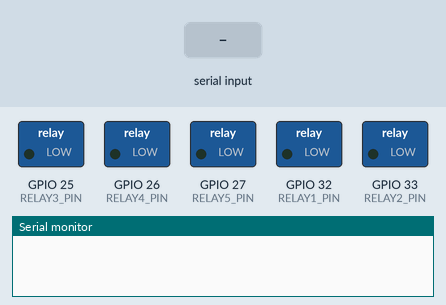
This sketch was run on a simulated ESP32. Parts: switched loads named in the sketch (green lamp = pin HIGH), the last lines printed to the serial monitor. The inputs (shaded band) are chosen by the test bench.

Above: at 1.2 s.
1.3 s: "A" received over Serial
At 2.5 s:
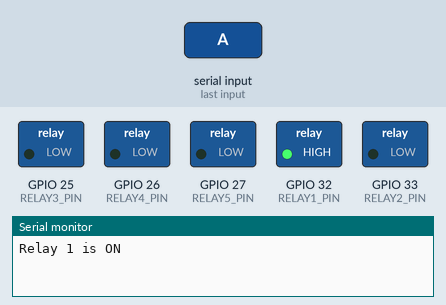
2.8 s: "B" received over Serial
At 3.6 s:
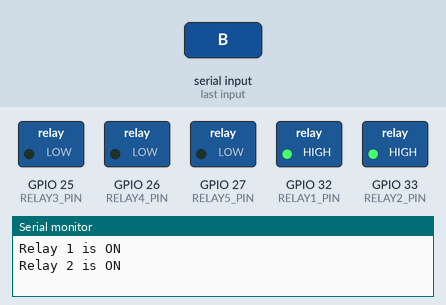
4.3 s: "a" received over Serial
At 4.8 s:
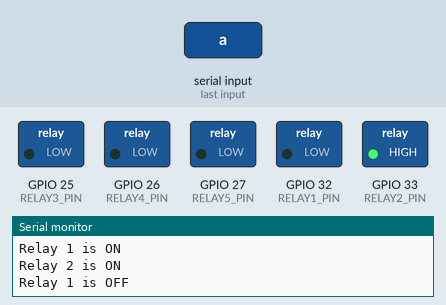
5.8 s: "C" received over Serial
At 7.0 s:
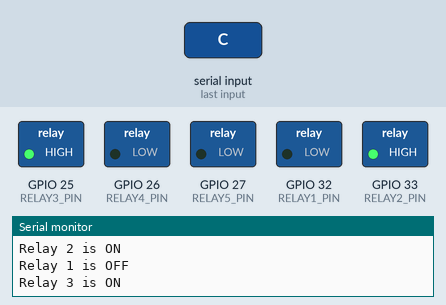
7.3 s: "b" received over Serial
At 8.3 s:
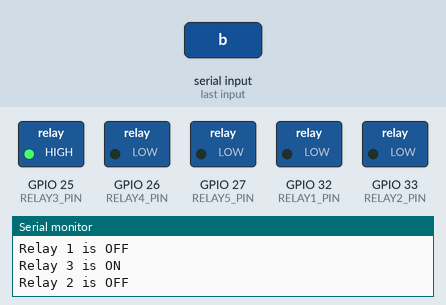
8.8 s: "D" received over Serial
At 9.4 s:
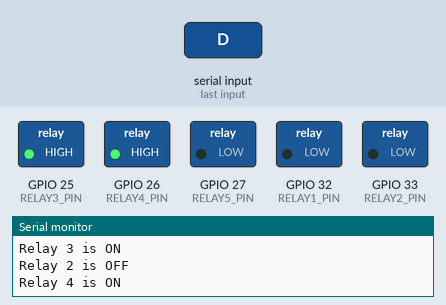
Timing chart, 0 to 11.3 s (numbered marks = the images above; inputs shaded):
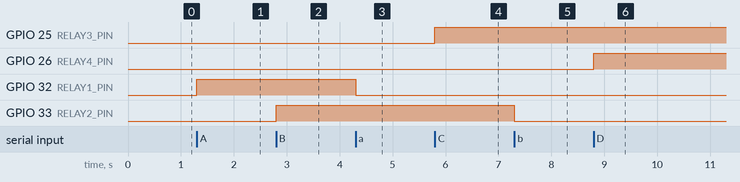

The sketch:

5_Channel_Relay.ino
```cpp
#include <Arduino.h>

#define RELAY1_PIN 32  // ESP32 pin GPIO26 connected to Relay's pin
#define RELAY2_PIN 33  // ESP32 pin GPIO26 connected to Relay's pin
#define RELAY3_PIN 25  // ESP32 pin GPIO26 connected to Relay's pin
#define RELAY4_PIN 26  // ESP32 pin GPIO26 connected to Relay's pin
#define RELAY5_PIN 27  // ESP32 pin GPIO26 connected to Relay's pin


void setup() {
  Serial.begin(115200);
  pinMode(RELAY1_PIN, OUTPUT);        // set ESP32 pin to output mode
  pinMode(RELAY2_PIN, OUTPUT);        // set ESP32 pin to output mode
  pinMode(RELAY3_PIN, OUTPUT);        // set ESP32 pin to output mode
  pinMode(RELAY4_PIN, OUTPUT);        // set ESP32 pin to output mode
  pinMode(RELAY5_PIN, OUTPUT);        // set ESP32 pin to output mode
}

void loop(){

  if(Serial.available() > 0){
    int data = Serial.read();
    if(data == 'a'){
      digitalWrite(RELAY1_PIN, LOW);   // turn on Relay
      Serial.println("Relay 1 is OFF");
    }
    else if(data == 'A'){
      digitalWrite(RELAY1_PIN, HIGH);    // turn off Relay
      Serial.println("Relay 1 is ON");
    }
    else if(data == 'b'){
      digitalWrite(RELAY2_PIN, LOW);   // turn on Relay
      Serial.println("Relay 2 is OFF");
    }
    else if(data == 'B'){
      digitalWrite(RELAY2_PIN, HIGH);    // turn off Relay
      Serial.println("Relay 2 is ON");
    }
    else if(data == 'c'){
      digitalWrite(RELAY3_PIN, LOW);   // turn on Relay
      Serial.println("Relay 3 is OFF");
    }
    else if(data == 'C'){
      digitalWrite(RELAY3_PIN, HIGH);    // turn off Relay
      Serial.println("Relay 3 is ON");
    }
    else if(data == 'd'){
      digitalWrite(RELAY4_PIN, LOW);   // turn on Relay
      Serial.println("Relay 4 is OFF");
    }
    else if(data == 'D'){
      digitalWrite(RELAY4_PIN, HIGH);    // turn off Relay
      Serial.println("Relay 4 is ON");
    }
    else if(data == 'e'){
      digitalWrite(RELAY5_PIN, LOW);   // turn on Relay
      Serial.println("Relay 5 is OFF");
    }
    else if(data == 'E'){
      digitalWrite(RELAY5_PIN, HIGH);    // turn off Relay
      Serial.println("Relay 5 is ON");
    }
  }
 }
```

Measured:
- after the input at 1.3 s, GPIO 32 (RELAY1_PIN): LOW → HIGH at once
- after the input at 2.8 s, GPIO 33 (RELAY2_PIN): LOW → HIGH at once
- after the input at 4.3 s, GPIO 32 (RELAY1_PIN): HIGH → LOW at once
- after the input at 5.8 s, GPIO 25 (RELAY3_PIN): LOW → HIGH at once
- after the input at 7.3 s, GPIO 33 (RELAY2_PIN): HIGH → LOW at once
- after the input at 8.8 s, GPIO 26 (RELAY4_PIN): LOW → HIGH at once
